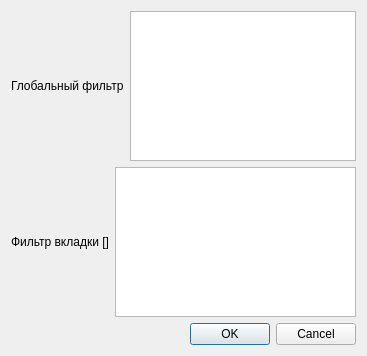
<?xml version="1.0" encoding="UTF-8"?>
<ui version="4.0">
 <class>FilterDialog</class>
 <widget class="QDialog" name="FilterDialog">
  <property name="geometry">
   <rect>
    <x>0</x>
    <y>0</y>
    <width>367</width>
    <height>356</height>
   </rect>
  </property>
  <property name="windowTitle">
   <string>Найстройка фильтров</string>
  </property>
  <layout class="QVBoxLayout" name="verticalLayout">
   <item>
    <layout class="QHBoxLayout" name="horizontalLayout_2">
     <item>
      <widget class="QLabel" name="label">
       <property name="text">
        <string>Глобальный фильтр</string>
       </property>
      </widget>
     </item>
     <item>
      <widget class="QTextEdit" name="globalFilter"/>
     </item>
    </layout>
   </item>
   <item>
    <layout class="QHBoxLayout" name="horizontalLayout">
     <item>
      <widget class="QLabel" name="label_2">
       <property name="text">
        <string>Фильтр вкладки []</string>
       </property>
      </widget>
     </item>
     <item>
      <widget class="QTextEdit" name="localFilter"/>
     </item>
    </layout>
   </item>
   <item>
    <widget class="QDialogButtonBox" name="buttonBox">
     <property name="orientation">
      <enum>Qt::Horizontal</enum>
     </property>
     <property name="standardButtons">
      <set>QDialogButtonBox::Cancel|QDialogButtonBox::Ok</set>
     </property>
    </widget>
   </item>
  </layout>
 </widget>
 <resources/>
 <connections>
  <connection>
   <sender>buttonBox</sender>
   <signal>accepted()</signal>
   <receiver>FilterDialog</receiver>
   <slot>accept()</slot>
   <hints>
    <hint type="sourcelabel">
     <x>248</x>
     <y>254</y>
    </hint>
    <hint type="destinationlabel">
     <x>157</x>
     <y>274</y>
    </hint>
   </hints>
  </connection>
  <connection>
   <sender>buttonBox</sender>
   <signal>rejected()</signal>
   <receiver>FilterDialog</receiver>
   <slot>reject()</slot>
   <hints>
    <hint type="sourcelabel">
     <x>316</x>
     <y>260</y>
    </hint>
    <hint type="destinationlabel">
     <x>286</x>
     <y>274</y>
    </hint>
   </hints>
  </connection>
 </connections>
</ui>
